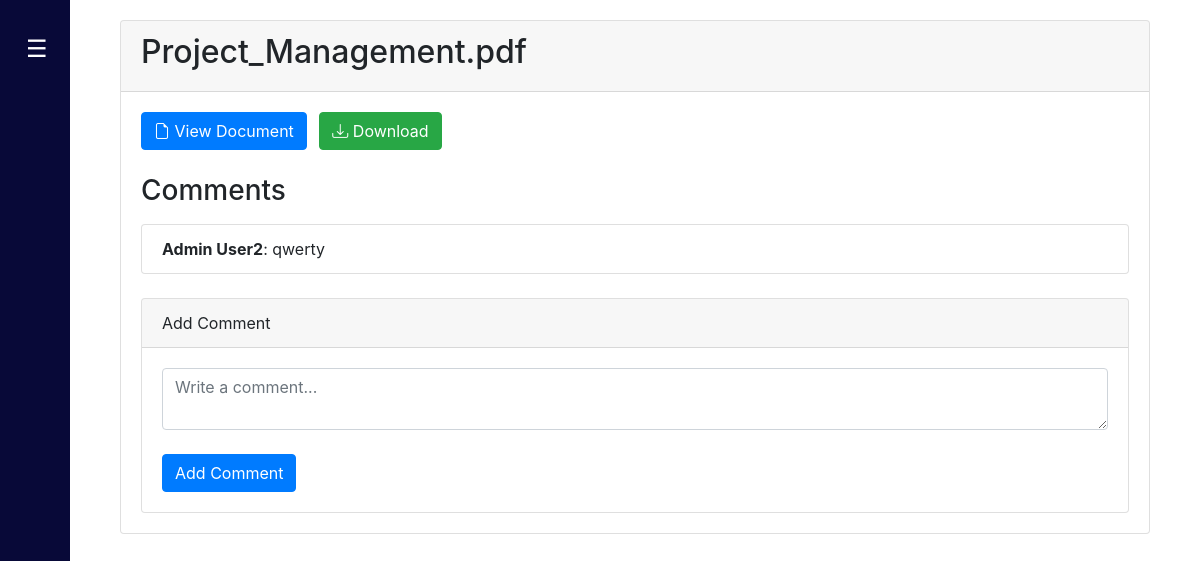
The page /documents/1 (signed in) on the database its author committed.
### Website/models.py (models this page shows, shortened)
class Document(db.Model):
    id = db.Column(db.Integer, primary_key=True)
    title = db.Column(db.String(255), nullable=False)
    filename = db.Column(db.String(255), nullable=False)  # Stores original filename
    data = db.Column(db.LargeBinary, nullable=False)  # Stores file content
    uploaded_at = db.Column(db.DateTime, default=db.func.current_timestamp())

class Comment(db.Model):
    id = db.Column(db.Integer, primary_key=True)
    user_id = db.Column(db.Integer, db.ForeignKey('user.id'), nullable=False)
    document_id = db.Column(db.Integer, db.ForeignKey('document.id'), nullable=False)
    content = db.Column(db.Text, nullable=False)
    created_at = db.Column(db.DateTime, default=db.func.current_timestamp())
    user = db.relationship('User', backref='comments')
    document = db.relationship('Document', backref='comments')

class User(db.Model, UserMixin):
    id = db.Column(db.Integer, primary_key=True)
    email = db.Column(db.String(150), unique=True, nullable=False)
    firstName = db.Column(db.String(150), nullable=False)  # For first name
    lastName = db.Column(db.String(150), nullable=False)
    password = db.Column(db.String(150), nullable=False)  # For storing password hash
    is_admin = db.Column(db.Boolean, default=False)  # Optional: for admin flag
    address = db.Column(db.String(255), nullable=True)
    birth_date = db.Column(db.Date, nullable=True)
    birth_place = db.Column(db.String(255), nullable=True)
    position = db.Column(db.String(50), nullable=True)  # For officials
    is_verified = db.Column(db.Boolean, default=False)  # Admin approval required
    voter_status = db.Column(db.String(50), default="Pending") #Voter Eligibility Status

### Website/views.py (the view)
@views.route('/documents/<int:doc_id>')
@login_required
def view_document(doc_id):
    doc = Document.query.get_or_404(doc_id)
    comments = Comment.query.filter_by(document_id=doc_id).all()
    return render_template('view_document.html', document=doc, comments=comments, user=current_user)

### Website/templates/view_document.html (shortened to what this page needs)
{% extends "base.html" %}
{% block content %}
<div class="container">
  <div class="card mb-4">
    <div class="card-header">
      <h2>{{ document.title }}</h2>
    </div>
    <div class="card-body">
      <div class="mb-4">
        <a href="{{ url_for('static', filename='uploads/' + document.filename) }}" target="_blank" class="btn btn-primary">
          <i class="bi bi-file-earmark"></i> View Document
        </a>
        <a href="{{ url_for('views.download_document', doc_id=document.id) }}" class="btn btn-success ml-2">
          <i class="bi bi-download"></i> Download
        </a>
      </div>
      <div class="comments-section">
        <h3 class="mb-3">Comments</h3>
        {% if comments %}
          <div class="list-group mb-4">
            {% for comment in comments %}
              <div class="list-group-item" id="comment-{{ comment.id }}">
                <div class="d-flex justify-content-between align-items-center">
                  <div>
                    <strong>{{ comment.user.firstName }} {{ comment.user.lastName }}</strong>: {{ comment.content }}
                  </div>
                </div>
              </div>
            {% endfor %}
          </div>
        {% else %}
          <p class="text-muted">No comments yet.</p>
        {% endif %}
        <div class="card">
          <div class="card-header">
            Add Comment
          </div>
          <div class="card-body">
            <form method="POST" action="{{ url_for('views.add_comment', doc_id=document.id) }}">
              <div class="form-group">
                <textarea name="comment_text" class="form-control" required placeholder="Write a comment..."></textarea>
              </div>
              <button type="submit" class="btn btn-primary mt-2">Add Comment</button>
            </form>
          </div>
        </div>
      </div>
    </div>
  </div>
</div>
{% endblock %}

### Website/templates/base.html (style rules this page uses)
body { display: flex; min-height: 100vh; overflow-x: hidden; }

### rows shown on the page
Document: title "Project_Management.pdf"
Comment: user.firstName "Admin", user.lastName "User2", content "qwerty"
